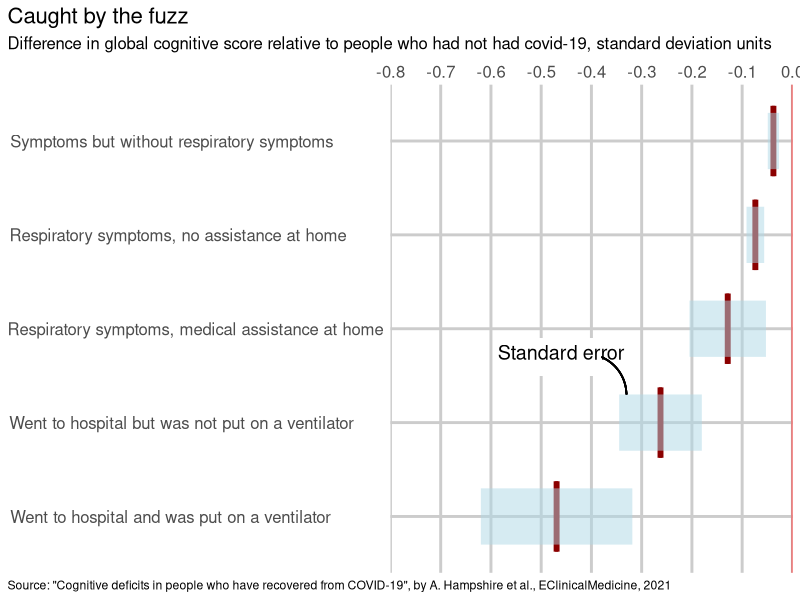
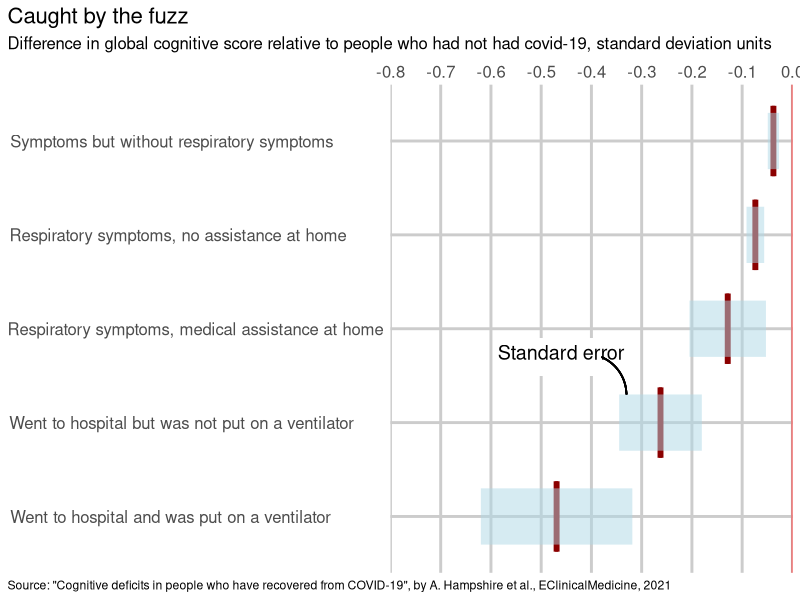

Source code (R) for these figures, in order:
# This is to replicate the Economist's daily chart of 2021/08/31
# On Covid-19 patients with severe symptoms suffer long-lasting cognitive impairments
# Author: Luke Korir
# Date: September 2021
# Data: "Cognitive deficits in people who have recovered from COVID-19", by A. Hampshire et al., EClinicalMedicine, 2021'
# _ _ _ _ _ _ _ _ _ _ _ _ _ _ _ _ _ _ _ _ _ _ _ _ _ _ _ _ _ _ _ _ _ _
library(ggplot2)

# Recreate the data as a dataframe
variable <- c("x5", "x4", "x3", "x2", "x1")

diff <- c(-0.03778, -0.07372, -0.12868, -0.26250, -0.46932)
serr <- c(0.01124, 0.01760, 0.07610, 0.08227, 0.15076)

dt <- data.frame(variable, diff, serr)
# _ _ _ _ _ _ _ _ _ _ _ _ _ _ _ _ _ _ _ _ _ _ _ _ _ _ _ _ _ _ _ _ _ _
# Start plotting
ggplot(dt, aes(diff, variable)) +
  theme_bw() +
  scale_x_continuous(limits = c(-0.8, 0), breaks = seq(-0.8, 0, by = 0.1), expand = c(0, 0), position = "top") +
  geom_boxplot(fill = "white", colour = "darkred", size = 1, weight = 2) +
  geom_errorbar(aes(xmax = diff + serr, xmin = diff - serr),
                position = "dodge", width = 0, size = 19, color = "lightblue", alpha = 0.5) +
  geom_vline(xintercept = 0, color = "red") +
  labs(title = "Caught by the fuzz",
       subtitle = "Difference in global cognitive score relative to people who had not had covid-19, standard deviation units",
       caption = 'Source: "Cognitive deficits in people who have recovered from COVID-19", by A. Hampshire et al., EClinicalMedicine, 2021') +
  theme(panel.border = element_blank(),
        panel.grid.major    = element_line(colour = "grey80", size = 1),
        panel.grid.minor    = element_blank(),
        axis.title.y = element_blank(),
        axis.title.x = element_blank(),
        axis.text = element_text(size = 12),
        plot.title = element_text(size = 16),
        plot.subtitle = element_text(size = 12),
        axis.ticks = element_blank(),
        plot.caption = element_text(hjust = 0), 
        plot.title.position = "plot",
        plot.caption.position =  "plot",
        axis.text.y = element_text(size=12,hjust=0.05)) + 
  scale_y_discrete('variable', labels = c(
    'x5' = 'Symptoms but without respiratory symptoms',
    'x4' = 'Respiratory symptoms, no assistance at home',
    'x3' = 'Respiratory symptoms, medical assistance at home',
    'x2' = 'Went to hospital but was not put on a ventilator',
    'x1' = 'Went to hospital and was put on a ventilator')) +
  geom_curve(aes(x = -0.33, y = 2.3, xend = -0.38, yend = 2.7), curvature = .3, size = 0.6) +
  geom_segment(aes(x = -0.5, xend = -0.5, y = 2.5, yend = 2.9),   color = "white", size =2) +
  geom_segment(aes(x = -0.4, xend = -0.4, y = 2.5, yend = 2.9),   color = "white", size =2) +
  annotate(geom = "text", x = -0.46, y = 2.75, label = "Standard error", color = "black", angle = 0, size = 5)
ggsave('covid_19_and_cognition.png',  dpi = 100)
# _ _ _ _ _ _ _ _ _ _  END  _ _ _ _ _ _ _ _ _ _ _ _ _ _ _ _ _
